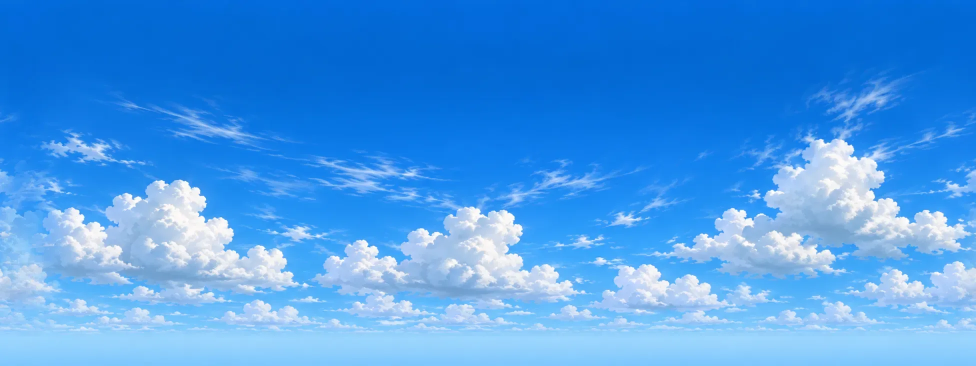
#> input picture prototypes/thousandvale/assets/sky/day_clear.webp, 1952 x 732 px, given in place of day_clear.png, which was not available (shown at 1/2 size)
$ python sky-art.py
#> lines starting #> are read from the running program, lines starting #| are printed output that depends on the picture; pictures that were not available may be replaced by others from this repository, and a replacement may not be noted
#!/usr/bin/env python3
"""Turn Codex's sky panoramas (assets/sky/inbox/*.png, git-ignored) into the skybox files the game loads.

  python3 -I prototypes/thousandvale/tools/sky-art.py

For each sky in HORIZON (the row where the painted sky meets the haze, as a share of the picture's height, read by
eye from each picture): keep the sky from the top down to a little under the horizon, wrap the left/right edges into
each other so the panorama has no seam, scale to 2048 wide, save assets/sky/<id>.webp, and write assets/sky/skies.json
with the horizon's place in the cropped picture and its colours (the fog takes the horizon colour, so far hills melt
into the painted sky). Play-test 11 (Z59, live #60).
"""
import json, os, sys
from PIL import Image, ImageFilter

HERE = os.path.dirname(os.path.abspath(__file__))
SKY = os.path.join(HERE, '..', 'assets', 'sky')
INBOX = os.path.join(SKY, 'inbox')
# id -> horizon row as a share of the source height (read from each picture)
HORIZON = {'day_clear': 0.655, 'cloudy': 0.6, 'dawn': 0.595, 'dusk': 0.575, 'night': 0.632, 'vharlen': 0.615}
FOG_K = {'night': 0.5}   # the night's horizon glow line is brighter than a night fog should be
BELOW = 0.06          # keep this much haze under the horizon (the fog covers the rest)
W = 2048
SEAM = 0.08           # share of the width blended across the wrap

def seamless(im):
    w, h = im.size
    rolled = Image.new(im.mode, (w, h)); rolled.paste(im.crop((w // 2, 0, w, h)), (0, 0)); rolled.paste(im.crop((0, 0, w // 2, h)), (w - w // 2, 0))
    band = int(w * SEAM)
    mask = Image.new('L', (w, h), 0); mp = mask.load()
    col = []
    for x in range(w):
        d = min(x, w - 1 - x)                  # distance to the nearest edge
        t = 1 - d / band if d < band else 0     # 1 at the edge -> the rolled copy (whose middle is continuous there)
        col.append(int(255 * (t * t * (3 - 2 * t))))
    for x in range(w):
        v = col[x]
        if v:
            for y in range(h): mp[x, y] = v
    return Image.composite(rolled, im, mask)

def avg(im, y0, y1):
    px = im.crop((0, max(0, y0), im.size[0], max(y0 + 1, y1))).resize((1, 1), Image.BOX).getpixel((0, 0))
    return [round(c / 255, 4) for c in px[:3]]

def main():
    out = {'_doc': 'Skybox panoramas (play-test 11 Z59): js/client/sky-box.js. horizonV = where the horizon sits in the picture (0 top .. 1 bottom); horizon / zenith = average colours there (linear-ish sRGB 0..1). Made by tools/sky-art.py from Codex pictures.', 'skies': {}}
    for sid, hz in HORIZON.items():
        src = os.path.join(INBOX, sid + '.png')
        if not os.path.exists(src): print('missing', src); continue
        im = Image.open(src).convert('RGB')
#> im is the input picture: PIL image 1952x732 RGB; mean R, G, B 74, 154.8, 233.1
        w, h = im.size
#> w = 1952; h = 732
        bottom = min(h, int(h * (hz + BELOW)))
#> bottom = 523
        im = im.crop((0, 0, w, bottom))
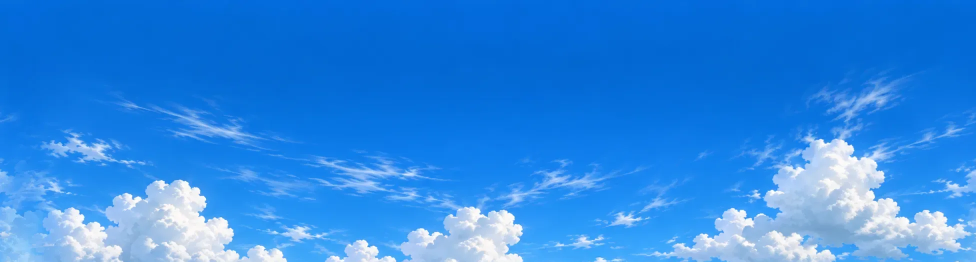
#> im: PIL image 1952x523 RGB (shown at 1/2 size); mean R, G, B 46.3, 136.8, 227.9
        im = seamless(im)
#> in seamless, `rolled = Image.new(im.mode, (w, h))`: rolled: PIL image 1952x523 RGB; every value is 0
#> in seamless, `rolled.paste(im.crop((w // 2, 0, w, h)), (0, 0))`:
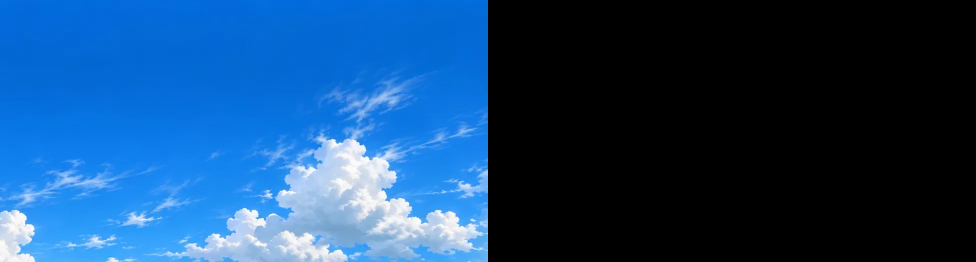
#> rolled: PIL image 1952x523 RGB (shown at 1/2 size); mean R, G, B 23.6, 68.7, 114
#> in seamless, `rolled.paste(im.crop((0, 0, w // 2, h)), (w - w // 2, 0))`:
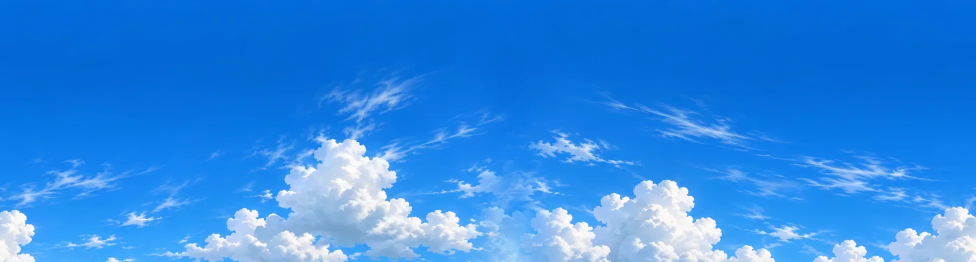
#> rolled: PIL image 1952x523 RGB (shown at 1/2 size); mean R, G, B 46.3, 136.8, 227.9
#> in seamless, `mask = Image.new('L', (w, h), 0)`: mask: PIL image 1952x523 L; every value is 0
#> in seamless, `return Image.composite(rolled, im, mask)`:
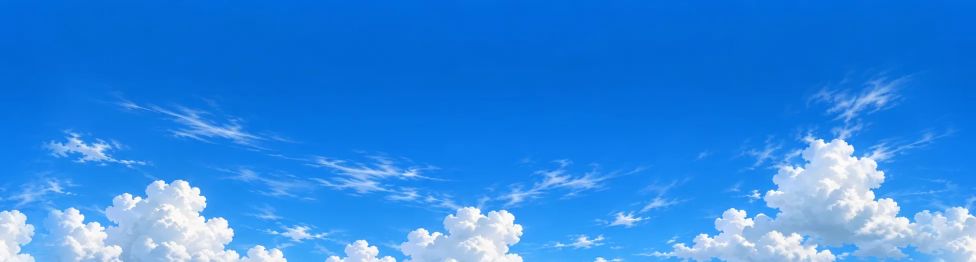
#> returned value: PIL image 1952x523 RGB (shown at 1/2 size); mean R, G, B 46.2, 136.6, 227.8
        nh = round(W * bottom / w)
#> nh = 549
        im = im.resize((W, nh), Image.LANCZOS)
#> im: PIL image 2048x549 RGB
        hv = (h * hz) / bottom
#> hv = 0.917
        hy = int(nh * hv)
#> hy = 503
        dst = os.path.join(SKY, sid + '.webp')
        im.save(dst, 'WEBP', quality=80, method=6)
        out['skies'][sid] = {'file': sid + '.webp', 'w': W, 'h': nh, 'horizonV': round(hv, 4),
                             'horizon': avg(im, hy - max(2, nh // 60), hy), 'fog': [round(c * FOG_K.get(sid, 1), 4) for c in avg(im, hy - int(nh * 0.05), hy - int(nh * 0.01))], 'low': avg(im, int(hy * 0.8), int(hy * 0.88)), 'zenith': avg(im, 0, max(2, nh // 40))}
#> in avg, `px = im.crop((0, max(0, y0), im.size[0], max(y0 + 1, y1))).resize((1, ..`: px = (140, 191, 239)
        print(sid, f'{W}x{nh}', os.path.getsize(dst) // 1024, 'KB', out['skies'][sid]['horizon'])
#| day_clear 2048x549 37 KB [0.549, 0.749, 0.9373]
#> pass 2 of the loop in main, `for sid, hz in HORIZON.items():`:
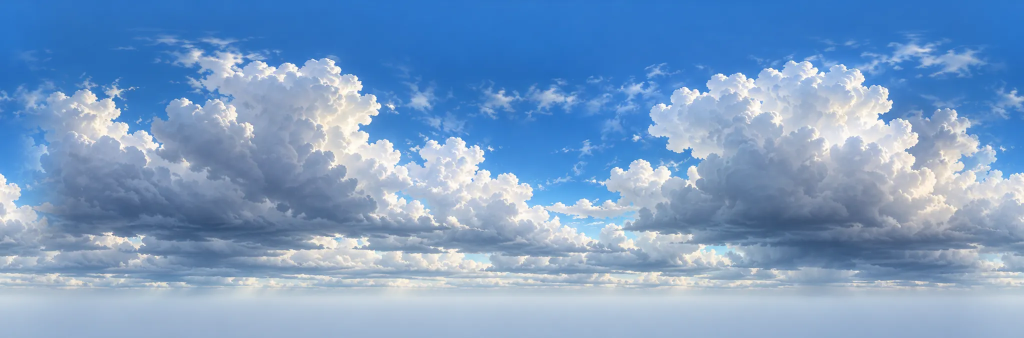
#> input picture prototypes/thousandvale/assets/sky/cloudy.webp, 2048 x 675 px, given in place of cloudy.png, which was not available (shown at 1/2 size)
#> in main, im is the input picture: PIL image 2048x675 RGB; mean R, G, B 123.8, 158.1, 198
#> in main, `im = im.crop((0, 0, w, bottom))`:
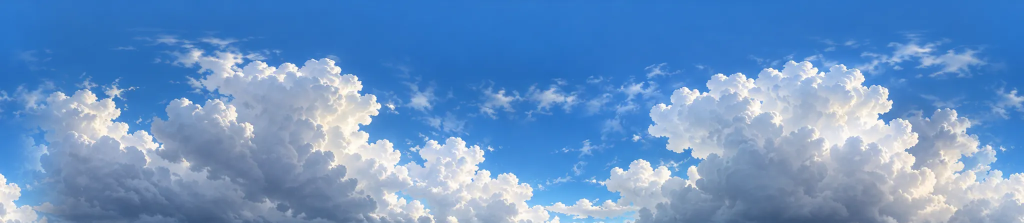
#> im: PIL image 2048x445 RGB (shown at 1/2 size); mean R, G, B 107.1, 149.3, 199
#> rolled: PIL image 2048x445 RGB; every value is 0
#> in seamless (call 2), `rolled.paste(im.crop((0, 0, w // 2, h)), (w - w // 2, 0))`:
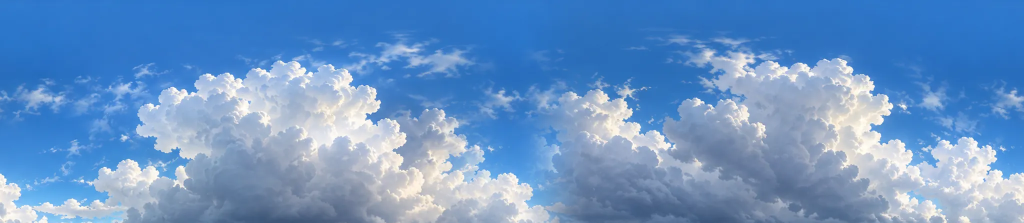
#> rolled: PIL image 2048x445 RGB (shown at 1/2 size); mean R, G, B 107.1, 149.3, 199
#> mask: PIL image 2048x445 L; every value is 0
#| cloudy 2048x445 47 KB [0.549, 0.6314, 0.7333]
#> pass 3 of the loop in main, `for sid, hz in HORIZON.items():`:
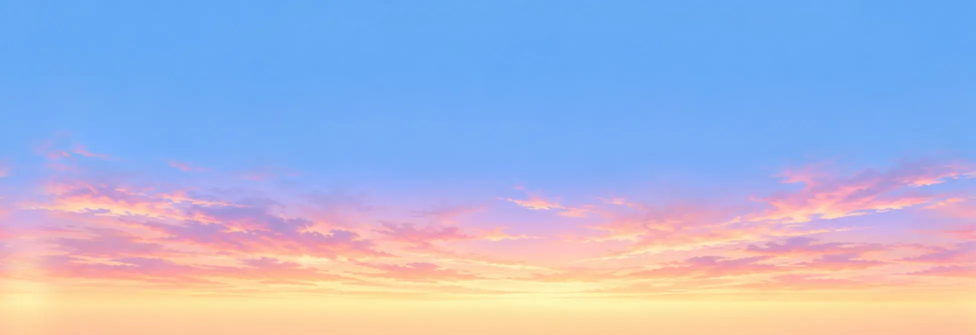
#> input picture prototypes/thousandvale/assets/sky/dawn.webp, 1952 x 670 px, given in place of dawn.png, which was not available (shown at 1/2 size)
#> in main, im is the input picture: PIL image 1952x670 RGB; mean R, G, B 170.2, 181.4, 216.4
#> rolled: PIL image 1952x438 RGB; every value is 0
#> in seamless (call 3), `rolled.paste(im.crop((w // 2, 0, w, h)), (0, 0))`:
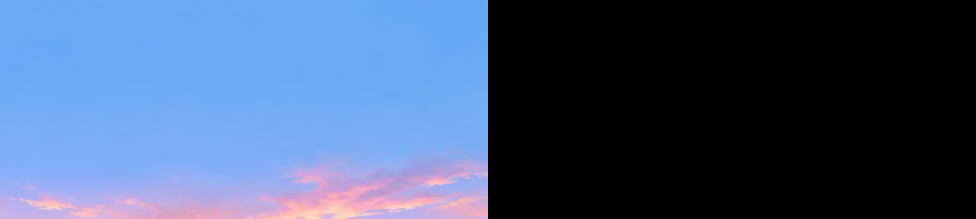
#> rolled: PIL image 1952x438 RGB (shown at 1/2 size); mean R, G, B 65.1, 86.1, 119.8
#> in seamless (call 3), `rolled.paste(im.crop((0, 0, w // 2, h)), (w - w // 2, 0))`:
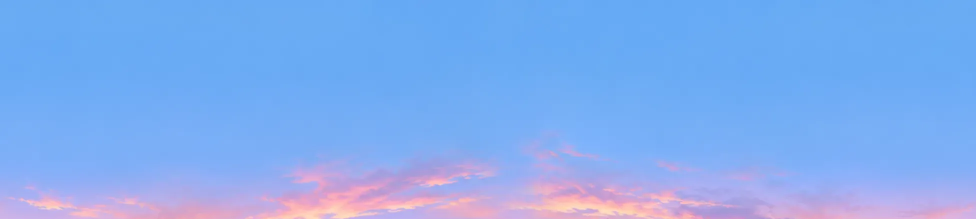
#> rolled: PIL image 1952x438 RGB (shown at 1/2 size); mean R, G, B 129.8, 172.6, 240.1
#> mask: PIL image 1952x438 L; every value is 0
#| dawn 2048x460 9 KB [0.7529, 0.6706, 0.8784]
#> the loop made 6 passes; the first 3 are shown
    with open(os.path.join(SKY, 'skies.json'), 'w') as f: json.dump(out, f, indent=1)

main()
